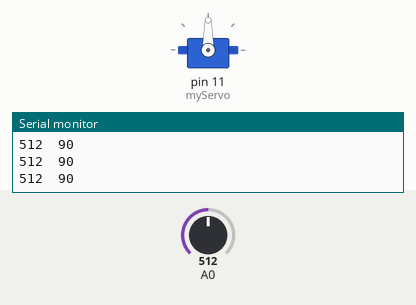
The sketch below on a simulated Arduino Uno, built with avr-gcc and run on an emulated ATmega328P. Shown: servo, the last lines printed to the serial monitor. Inputs (shaded band) come from the test bench; at power-on: A0 = 512.

Above: at 1.2 s.
1.3 s: A0 set to 550
At 2.4 s:
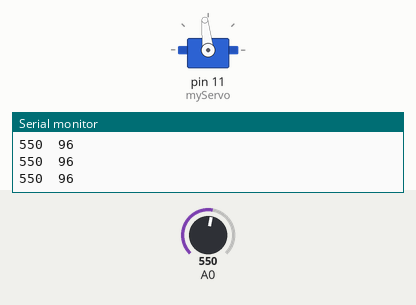
4.3 s: A0 set to 576
At 4.6 s:
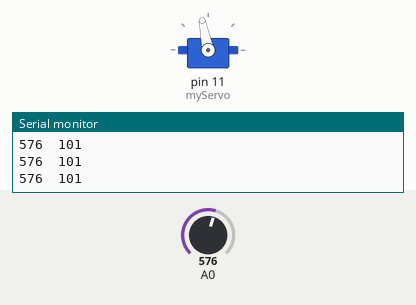
5.8 s: A0 set to 716
At 7.0 s:
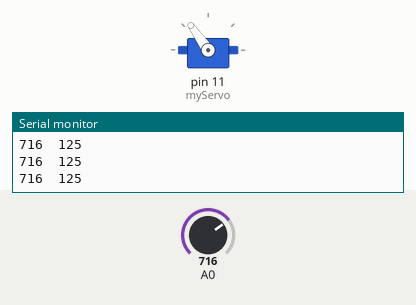
7.3 s: A0 set to 900
At 8.1 s:
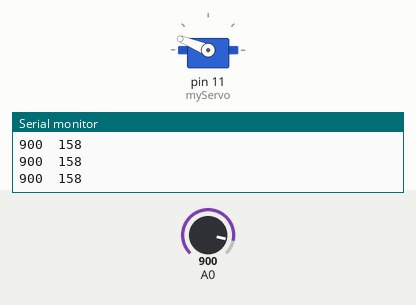
8.8 s: A0 set to 1023
At 9.3 s:
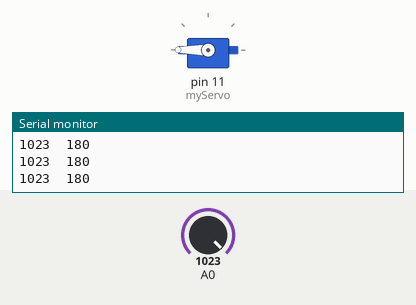
10.3 s: A0 set to 306
At 11.5 s:
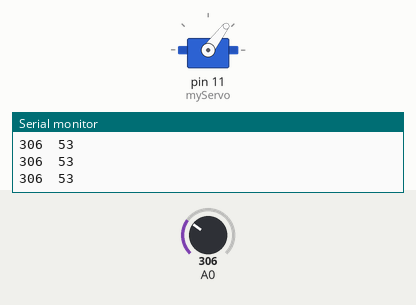
Timing chart, 0 to 12.8 s (numbered marks = the images above; inputs shaded):
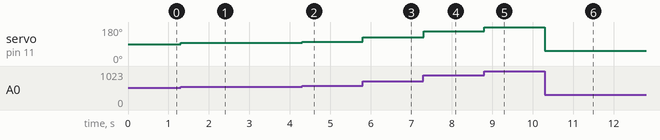

The sketch:

sketch_apr12b.ino
```cpp
#include <Servo.h>
Servo myServo;

void setup() {
  // put your setup code here, to run once:
  myServo.attach(11);
  pinMode(A0, INPUT);
  Serial.begin(9600);

}

void loop() {
  //int val = map(analogWrite(), 0, 255, 0 , 180);
  int val = analogRead(A0);

  int analog_out = map(val, 0, 1023, 0, 180);
  myServo.write(analog_out);
  Serial.print(val);
  delay(10);
  Serial.print("\t");
  Serial.println(analog_out);

//  for(int i = 0; i< 180; i++)
//  {
//    myServo.write(i);
//    delay(10);
//  }

}
```

Measured:
- after the input at 1.3 s, servo on pin 11 (myServo): 90° → 96° at once
- after the input at 4.3 s, servo on pin 11 (myServo): 96° → 101° at once
- after the input at 5.8 s, servo on pin 11 (myServo): 101° → 125° at once
- after the input at 7.3 s, servo on pin 11 (myServo): 125° → 158° at once
- after the input at 8.8 s, servo on pin 11 (myServo): 158° → 180° at once
- after the input at 10.3 s, servo on pin 11 (myServo): 180° → 53° at once
